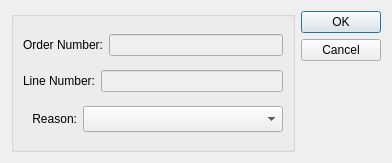
<?xml version="1.0" encoding="UTF-8"?>
<ui version="4.0">
 <comment>This file is part of the xwd Package for xTuple ERP,
and is Copyright (c) 1999-2017 by OpenMFG LLC, d/b/a xTuple.  It
is licensed to you under the xTuple End-User License Agreement (&quot;the
EULA&quot;), the full text of which is available at www.xtuple.com/EULA.
While the EULA gives you access to source code and encourages your
involvement in the development process, this Package is not free
software.  By using this software, you agree to be bound by the
terms of the EULA.</comment>
 <class>lostSale</class>
 <widget class="QDialog" name="lostSale">
  <property name="geometry">
   <rect>
    <x>0</x>
    <y>0</y>
    <width>392</width>
    <height>163</height>
   </rect>
  </property>
  <property name="sizePolicy">
   <sizepolicy hsizetype="Fixed" vsizetype="Fixed">
    <horstretch>0</horstretch>
    <verstretch>0</verstretch>
   </sizepolicy>
  </property>
  <property name="windowTitle">
   <string>Lost Sale</string>
  </property>
  <layout class="QHBoxLayout" name="horizontalLayout_4">
   <item>
    <widget class="QGroupBox" name="_conversionGroup">
     <property name="focusPolicy">
      <enum>Qt::TabFocus</enum>
     </property>
     <property name="title">
      <string/>
     </property>
     <property name="checkable">
      <bool>false</bool>
     </property>
     <property name="checked">
      <bool>false</bool>
     </property>
     <layout class="QVBoxLayout" name="verticalLayout">
      <item>
       <layout class="QHBoxLayout" name="horizontalLayout">
        <item>
         <widget class="QLabel" name="_orderNumberLit">
          <property name="text">
           <string>Order Number:</string>
          </property>
          <property name="alignment">
           <set>Qt::AlignRight|Qt::AlignTrailing|Qt::AlignVCenter</set>
          </property>
         </widget>
        </item>
        <item>
         <widget class="XLineEdit" name="_orderNumber">
          <property name="enabled">
           <bool>false</bool>
          </property>
         </widget>
        </item>
       </layout>
      </item>
      <item>
       <layout class="QHBoxLayout" name="horizontalLayout_2">
        <item>
         <widget class="QLabel" name="_lineNumberLit">
          <property name="text">
           <string>Line Number:</string>
          </property>
          <property name="alignment">
           <set>Qt::AlignRight|Qt::AlignTrailing|Qt::AlignVCenter</set>
          </property>
         </widget>
        </item>
        <item>
         <widget class="XLineEdit" name="_lineNumber">
          <property name="enabled">
           <bool>false</bool>
          </property>
         </widget>
        </item>
       </layout>
      </item>
      <item>
       <layout class="QHBoxLayout" name="horizontalLayout_3">
        <item>
         <widget class="QLabel" name="_reasonLit">
          <property name="text">
           <string>Reason:</string>
          </property>
          <property name="alignment">
           <set>Qt::AlignRight|Qt::AlignTrailing|Qt::AlignVCenter</set>
          </property>
         </widget>
        </item>
        <item>
         <widget class="XComboBox" name="_reason">
          <property name="minimumSize">
           <size>
            <width>200</width>
            <height>26</height>
           </size>
          </property>
         </widget>
        </item>
       </layout>
      </item>
     </layout>
    </widget>
   </item>
   <item>
    <widget class="QDialogButtonBox" name="_buttonBox">
     <property name="orientation">
      <enum>Qt::Vertical</enum>
     </property>
     <property name="standardButtons">
      <set>QDialogButtonBox::Cancel|QDialogButtonBox::Ok</set>
     </property>
    </widget>
   </item>
  </layout>
 </widget>
 <customwidgets>
  <customwidget>
   <class>XComboBox</class>
   <extends>QComboBox</extends>
   <header>xcombobox.h</header>
  </customwidget>
  <customwidget>
   <class>XLineEdit</class>
   <extends>QLineEdit</extends>
   <header>xlineedit.h</header>
   <container>1</container>
  </customwidget>
 </customwidgets>
 <resources/>
 <connections/>
</ui>
